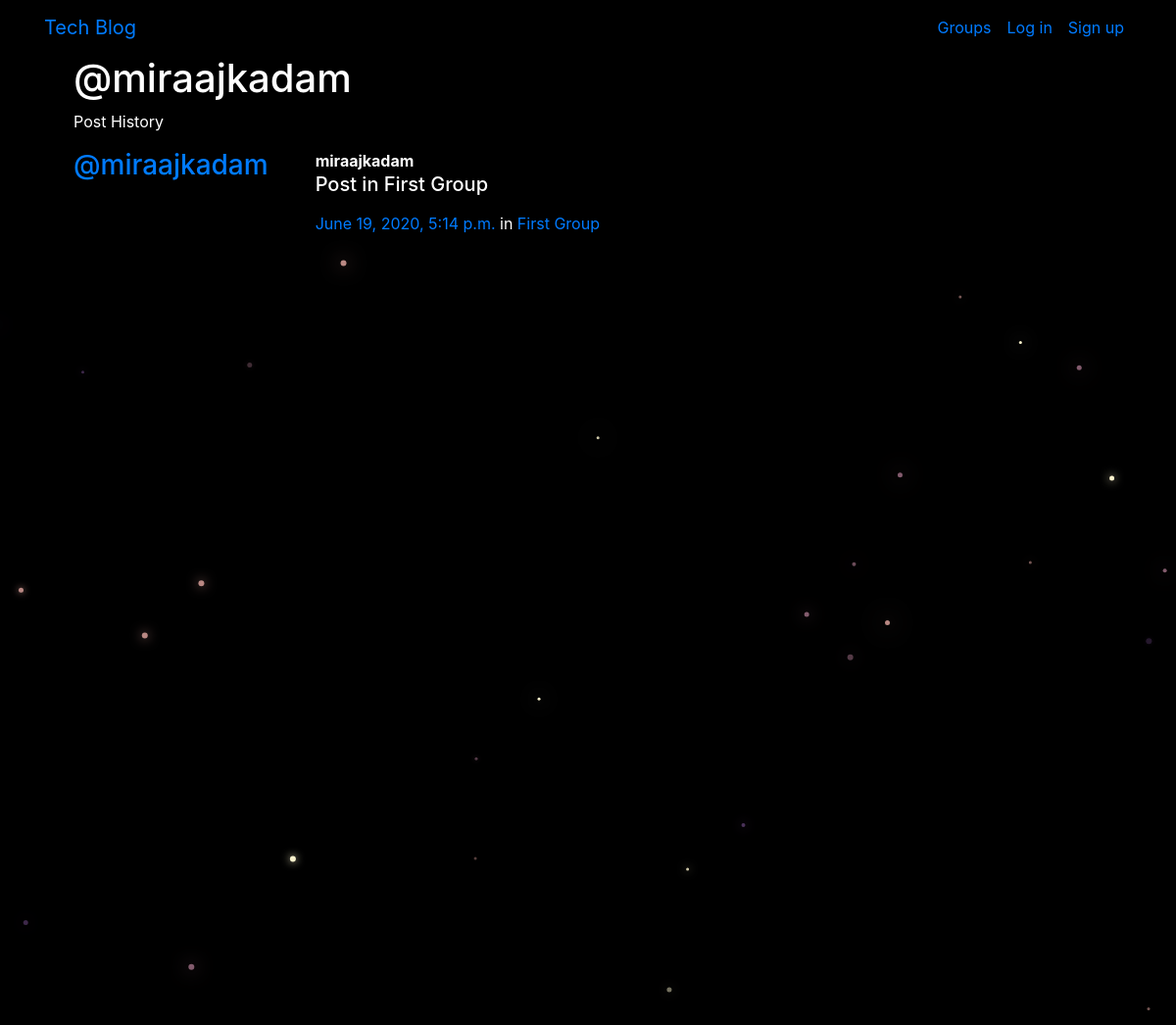
/posts/by/miraajkadam/, run on the app's committed database.
### posts/models.py (models this page shows, shortened)
class Post(models.Model):
    user = models.ForeignKey(User, related_name="posts", on_delete=models.CASCADE)
    created_at = models.DateTimeField(auto_now=True)
    message = models.TextField()
    message_html = models.TextField(editable=False)
    group = models.ForeignKey(
        Group, related_name="posts", null=True, blank=True, on_delete=models.CASCADE
    )
    class Meta:
        ordering = ["-created_at"]
        unique_together = ["user", "message"]

### groups/models.py (models this page shows, shortened)
class Group(models.Model):
    name = models.CharField(max_length=255, unique=True)
    slug = models.SlugField(allow_unicode=True, unique=True)
    description = models.TextField(blank=True, default="")
    description_html = models.TextField(editable=False, default="", blank=True)
    members = models.ManyToManyField(User, through="GroupMember")
    class Meta:
        ordering = ["name"]

### posts/views.py (the view)
# urls.py: path("by/<username>/", views.UserPost.as_view(), name="for_user"),
class UserPost(generic.ListView):
    model = models.Post
    template_name = "posts/user_post_list.html"
    def get_queryset(self):
        try:
            self.post_user = User.objects.prefetch_related("posts").get(
                username__iexact=self.kwargs.get("username"))
        except User.DoesNotExist:
            raise Http404
        else:
            return self.post_user.posts.all()
    def get_context_data(self, **kwargs):
        context = super().get_context_data(**kwargs)
        context["post_user"] = self.post_user
        return context

### posts/templates/posts/user_post_list.html
{% extends "posts/post_base.html" %}
{% block prepost %}
<div class="col-md-4">
    <h1>@{{ post_user.username }}</h1>
    <p>Post History</p>
</div>
{% endblock %}
{% block post_content %}
<div class="col-md-8">
    {% for post in post_list %}
    {% include "posts/_post.html" %}
    {% endfor %}
</div>
{% endblock %}

### posts/templates/posts/_post.html (shortened to what this page needs)
<div class="media">
    <h3 class="mr-5"><a href="{% url 'posts:for_user' username=post.user.username %}">@{{ post.user.username }}</a></h3>
    <div class="media-body">
        <strong>{{ post.user.username }}</strong>
        <h5>{{ post.message_html|safe }}</h5>
        <time class="time"><a
                href="{% url 'posts:single' username=post.user.username pk=post.pk %}">{{ post.created_at }}</a></time>
        {% if post.group %}
        <span class="group-name">in <a href="#">{{ post.group.name }}</a></span>
        {% endif %}
    </div>
</div>

### static/simplesocial/css/master.css (style rules this page uses)
body { margin: 0; overflow: hidden; background-color: black; color: white; }

### data on the page
Post: user.username "miraajkadam", message_html "Post in First Group", created_at "June 19, 2020, 5:14 p.m.", group.name "First Group"

### other printed values
{{ post_user.username }} "miraajkadam"
